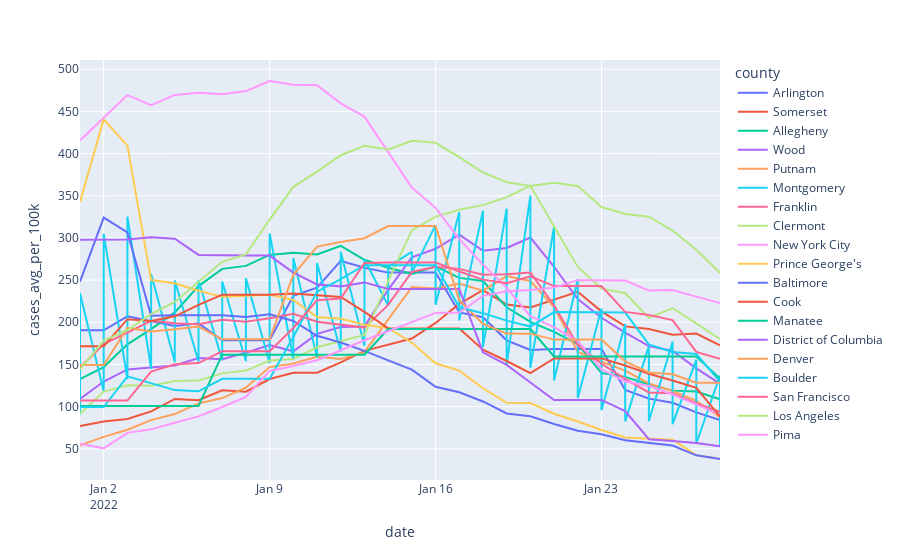

The cell this chart's notebook holds for it:
### Code cell
px.line(
    df_2022_counties, x=df_2022_counties.index, y="cases_avg_per_100k", color="county"
)

### Figure 1 — Plotly figure (JSON) as saved in the notebook; plotly's stock layout.template omitted (floating-point values rounded to 4 significant figures)
{"data": [{"hovertemplate": "county=Arlington<br>date=%{x}<br>cases_avg_per_100k=%{y}<extra></extra>", "legendgroup": "Arlington", "line": {"color": "#636efa", "dash": "solid"}, "marker": {"symbol": "circle"}, "mode": "lines", "name": "Arlington", "orientation": "v", "showlegend": true, "type": "scatter", "x": ["2022-01-01", "2022-01-02", "2022-01-03", "2022-01-04", "2022-01-05", "2022-01-06", "2022-01-07", "2022-01-08", "2022-01-09", "2022-01-10", "2022-01-11", "2022-01-12", "2022-01-13", "2022-01-14", "2022-01-15", "2022-01-16", "2022-01-17", "2022-01-18", "2022-01-19", "2022-01-20", "2022-01-21", "2022-01-22", "2022-01-23", "2022-01-24", "2022-01-25", "2022-01-26", "2022-01-27", "2022-01-28"], "xaxis": "x", "y": [190.4, 190.4, 207.1, 201.0, 195.6, 198.8, 178.6, 178.6, 178.6, 231.3, 241.1, 272.8, 264.7, 258.9, 258.9, 258.9, 211.7, 205.9, 178.6, 167.2, 168.3, 168.3, 168.3, 119.7, 109.4, 104.5, 93.13, 84.14], "yaxis": "y"}, {"hovertemplate": "county=Somerset<br>date=%{x}<br>cases_avg_per_100k=%{y}<extra></extra>", "legendgroup": "Somerset", "line": {"color": "#EF553B", "dash": "solid"}, "marker": {"symbol": "circle"}, "mode": "lines", "name": "Somerset", "orientation": "v", "showlegend": true, "type": "scatter", "x": ["2022-01-01", "2022-01-02", "2022-01-03", "2022-01-04", "2022-01-05", "2022-01-06", "2022-01-07", "2022-01-08", "2022-01-09", "2022-01-10", "2022-01-11", "2022-01-12", "2022-01-13", "2022-01-14", "2022-01-15", "2022-01-16", "2022-01-17", "2022-01-18", "2022-01-19", "2022-01-20", "2022-01-21", "2022-01-22", "2022-01-23", "2022-01-24", "2022-01-25", "2022-01-26", "2022-01-27", "2022-01-28"], "xaxis": "x", "y": [76.83, 82.28, 85.39, 94.33, 109.1, 107.6, 119.2, 117.7, 132.7, 140.2, 140.2, 152.5, 166.1, 173.5, 180.7, 199.2, 221.7, 238.1, 221.0, 217.5, 226.4, 236.1, 213.0, 195.1, 192.0, 185.2, 186.5, 172.7], "yaxis": "y"}, {"hovertemplate": "county=Allegheny<br>date=%{x}<br>cases_avg_per_100k=%{y}<extra></extra>", "legendgroup": "Allegheny", "line": {"color": "#00cc96", "dash": "solid"}, "marker": {"symbol": "circle"}, "mode": "lines", "name": "Allegheny", "orientation": "v", "showlegend": true, "type": "scatter", "x": ["2022-01-01", "2022-01-02", "2022-01-03", "2022-01-04", "2022-01-05", "2022-01-06", "2022-01-07", "2022-01-08", "2022-01-09", "2022-01-10", "2022-01-11", "2022-01-12", "2022-01-13", "2022-01-14", "2022-01-15", "2022-01-16", "2022-01-17", "2022-01-18", "2022-01-19", "2022-01-20", "2022-01-21", "2022-01-22", "2022-01-23", "2022-01-24", "2022-01-25", "2022-01-26", "2022-01-27", "2022-01-28"], "xaxis": "x", "y": [132.6, 146.9, 173.8, 191.8, 211.7, 242.9, 263.3, 266.8, 279.9, 282.3, 280.4, 290.6, 274.1, 264.6, 257.2, 266.3, 252.6, 248.9, 217.7, 200.5, 188.7, 174.2, 139.8, 135.2, 126.2, 118.9, 117.8, 108.6], "yaxis": "y"}, {"hovertemplate": "county=Wood<br>date=%{x}<br>cases_avg_per_100k=%{y}<extra></extra>", "legendgroup": "Wood", "line": {"color": "#ab63fa", "dash": "solid"}, "marker": {"symbol": "circle"}, "mode": "lines", "name": "Wood", "orientation": "v", "showlegend": true, "type": "scatter", "x": ["2022-01-01", "2022-01-02", "2022-01-03", "2022-01-04", "2022-01-05", "2022-01-06", "2022-01-07", "2022-01-08", "2022-01-09", "2022-01-10", "2022-01-11", "2022-01-12", "2022-01-13", "2022-01-14", "2022-01-15", "2022-01-16", "2022-01-17", "2022-01-18", "2022-01-19", "2022-01-20", "2022-01-21", "2022-01-22", "2022-01-23", "2022-01-24", "2022-01-25", "2022-01-26", "2022-01-27", "2022-01-28"], "xaxis": "x", "y": [109.1, 129.7, 144.0, 146.8, 148.7, 157.7, 156.1, 163.8, 172.9, 165.6, 186.2, 194.3, 194.9, 238.5, 276.9, 287.1, 303.9, 284.9, 288.1, 300.4, 265.8, 227.6, 205.3, 187.7, 171.8, 166.0, 145.3, 127.2], "yaxis": "y"}, {"hovertemplate": "county=Putnam<br>date=%{x}<br>cases_avg_per_100k=%{y}<extra></extra>", "legendgroup": "Putnam", "line": {"color": "#FFA15A", "dash": "solid"}, "marker": {"symbol": "circle"}, "mode": "lines", "name": "Putnam", "orientation": "v", "showlegend": true, "type": "scatter", "x": ["2022-01-01", "2022-01-02", "2022-01-03", "2022-01-04", "2022-01-05", "2022-01-06", "2022-01-07", "2022-01-08", "2022-01-09", "2022-01-10", "2022-01-11", "2022-01-12", "2022-01-13", "2022-01-14", "2022-01-15", "2022-01-16", "2022-01-17", "2022-01-18", "2022-01-19", "2022-01-20", "2022-01-21", "2022-01-22", "2022-01-23", "2022-01-24", "2022-01-25", "2022-01-26", "2022-01-27", "2022-01-28"], "xaxis": "x", "y": [54, 64.13, 72.57, 83.96, 91.13, 103.8, 110.1, 122.6, 146.8, 151.0, 159.1, 156.5, 164.5, 203.3, 241.7, 240.1, 246.0, 237.5, 254.8, 248.9, 218.1, 165.0, 153.2, 142.6, 127.4, 118.5, 106.7, 87.33], "yaxis": "y"}, {"hovertemplate": "county=Montgomery<br>date=%{x}<br>cases_avg_per_100k=%{y}<extra></extra>", "legendgroup": "Montgomery", "line": {"color": "#19d3f3", "dash": "solid"}, "marker": {"symbol": "circle"}, "mode": "lines", "name": "Montgomery", "orientation": "v", "showlegend": true, "type": "scatter", "x": ["2022-01-01", "2022-01-01", "2022-01-02", "2022-01-02", "2022-01-03", "2022-01-03", "2022-01-04", "2022-01-04", "2022-01-05", "2022-01-05", "2022-01-06", "2022-01-06", "2022-01-07", "2022-01-07", "2022-01-08", "2022-01-08", "2022-01-09", "2022-01-09", "2022-01-10", "2022-01-10", "2022-01-11", "2022-01-11", "2022-01-12", "2022-01-12", "2022-01-13", "2022-01-13", "2022-01-14", "2022-01-14", "2022-01-15", "2022-01-15", "2022-01-16", "2022-01-16", "2022-01-17", "2022-01-17", "2022-01-18", "2022-01-18", "2022-01-19", "2022-01-19", "2022-01-20", "2022-01-20", "2022-01-21", "2022-01-21", "2022-01-22", "2022-01-22", "2022-01-23", "2022-01-23", "2022-01-24", "2022-01-24", "2022-01-25", "2022-01-25", "2022-01-26", "2022-01-26", "2022-01-27", "2022-01-27", "2022-01-28", "2022-01-28"], "xaxis": "x", "y": [90.12, 234.5, 118.2, 304.9, 132.5, 325.3, 144.9, 257.2, 152.8, 249.5, 153.6, 250.2, 154.8, 248.3, 153.8, 252.1, 151.8, 305.4, 156.1, 276.1, 158.3, 270.3, 165.0, 283.5, 172.2, 274.6, 219.7, 265.9, 283.4, 258.6, 315.2, 220.6, 330.9, 202.3, 332.4, 170.6, 334.7, 150, 350.3, 146.1, 313.4, 131, 251.1, 110.2, 216.4, 95.57, 197.8, 82.5, 171.7, 82.84, 176.8, 79.13, 155.6, 56.19, 136.9, 52.37], "yaxis": "y"}, {"hovertemplate": "county=Franklin<br>date=%{x}<br>cases_avg_per_100k=%{y}<extra></extra>", "legendgroup": "Franklin", "line": {"color": "#FF6692", "dash": "solid"}, "marker": {"symbol": "circle"}, "mode": "lines", "name": "Franklin", "orientation": "v", "showlegend": true, "type": "scatter", "x": ["2022-01-01", "2022-01-02", "2022-01-03", "2022-01-04", "2022-01-05", "2022-01-06", "2022-01-07", "2022-01-08", "2022-01-09", "2022-01-10", "2022-01-11", "2022-01-12", "2022-01-13", "2022-01-14", "2022-01-15", "2022-01-16", "2022-01-17", "2022-01-18", "2022-01-19", "2022-01-20", "2022-01-21", "2022-01-22", "2022-01-23", "2022-01-24", "2022-01-25", "2022-01-26", "2022-01-27", "2022-01-28"], "xaxis": "x", "y": [146.4, 174.2, 187.7, 201.8, 198.9, 197.7, 202.9, 200.6, 204.8, 210.1, 200.6, 197.2, 193.7, 220.6, 259.6, 265.9, 263.3, 256.2, 257.0, 258.9, 219.9, 172.9, 150.8, 132.9, 116.8, 115.8, 103.7, 93.89], "yaxis": "y"}, {"hovertemplate": "county=Clermont<br>date=%{x}<br>cases_avg_per_100k=%{y}<extra></extra>", "legendgroup": "Clermont", "line": {"color": "#B6E880", "dash": "solid"}, "marker": {"symbol": "circle"}, "mode": "lines", "name": "Clermont", "orientation": "v", "showlegend": true, "type": "scatter", "x": ["2022-01-01", "2022-01-02", "2022-01-03", "2022-01-04", "2022-01-05", "2022-01-06", "2022-01-07", "2022-01-08", "2022-01-09", "2022-01-10", "2022-01-11", "2022-01-12", "2022-01-13", "2022-01-14", "2022-01-15", "2022-01-16", "2022-01-17", "2022-01-18", "2022-01-19", "2022-01-20", "2022-01-21", "2022-01-22", "2022-01-23", "2022-01-24", "2022-01-25", "2022-01-26", "2022-01-27", "2022-01-28"], "xaxis": "x", "y": [91.63, 117.8, 125.4, 124.8, 130.4, 130.9, 139.4, 142.7, 154.6, 156.5, 170.4, 178.1, 185.0, 248.9, 309, 325.3, 333.5, 338.9, 348.3, 361.9, 314.3, 265.6, 240, 234.4, 205.2, 216.9, 198.7, 179.9], "yaxis": "y"}, {"hovertemplate": "county=New York City<br>date=%{x}<br>cases_avg_per_100k=%{y}<extra></extra>", "legendgroup": "New York City", "line": {"color": "#FF97FF", "dash": "solid"}, "marker": {"symbol": "circle"}, "mode": "lines", "name": "New York City", "orientation": "v", "showlegend": true, "type": "scatter", "x": ["2022-01-01", "2022-01-02", "2022-01-03", "2022-01-04", "2022-01-05", "2022-01-06", "2022-01-07", "2022-01-08", "2022-01-09", "2022-01-10", "2022-01-11", "2022-01-12", "2022-01-13", "2022-01-14", "2022-01-15", "2022-01-16", "2022-01-17", "2022-01-18", "2022-01-19", "2022-01-20", "2022-01-21", "2022-01-22", "2022-01-23", "2022-01-24", "2022-01-25", "2022-01-26", "2022-01-27", "2022-01-28"], "xaxis": "x", "y": [415.6, 442.1, 469.4, 457.4, 469.6, 472.2, 470.3, 474.1, 486.1, 481.6, 481.2, 459.5, 443.9, 401.9, 359.8, 335.7, 298.7, 268.3, 240.9, 207.1, 194.2, 177.7, 144.1, 129.7, 124.5, 114.5, 102.2, 90.58], "yaxis": "y"}, {"hovertemplate": "county=Prince George's<br>date=%{x}<br>cases_avg_per_100k=%{y}<extra></extra>", "legendgroup": "Prince George's", "line": {"color": "#FECB52", "dash": "solid"}, "marker": {"symbol": "circle"}, "mode": "lines", "name": "Prince George's", "orientation": "v", "showlegend": true, "type": "scatter", "x": ["2022-01-01", "2022-01-02", "2022-01-03", "2022-01-04", "2022-01-05", "2022-01-06", "2022-01-07", "2022-01-08", "2022-01-09", "2022-01-10", "2022-01-11", "2022-01-12", "2022-01-13", "2022-01-14", "2022-01-15", "2022-01-16", "2022-01-17", "2022-01-18", "2022-01-19", "2022-01-20", "2022-01-21", "2022-01-22", "2022-01-23", "2022-01-24", "2022-01-25", "2022-01-26", "2022-01-27", "2022-01-28"], "xaxis": "x", "y": [342.8, 440.5, 409.5, 250, 246.3, 237.4, 230.1, 231.3, 232.6, 226.6, 206.3, 204.1, 197.0, 193.2, 175.8, 151.4, 142.7, 121.8, 104.5, 104.1, 91.54, 82.31, 72.22, 63.45, 62.57, 60.81, 42.34, 38.05], "yaxis": "y"}, {"hovertemplate": "county=Baltimore<br>date=%{x}<br>cases_avg_per_100k=%{y}<extra></extra>", "legendgroup": "Baltimore", "line": {"color": "#636efa", "dash": "solid"}, "marker": {"symbol": "circle"}, "mode": "lines", "name": "Baltimore", "orientation": "v", "showlegend": true, "type": "scatter", "x": ["2022-01-01", "2022-01-02", "2022-01-03", "2022-01-04", "2022-01-05", "2022-01-06", "2022-01-07", "2022-01-08", "2022-01-09", "2022-01-10", "2022-01-11", "2022-01-12", "2022-01-13", "2022-01-14", "2022-01-15", "2022-01-16", "2022-01-17", "2022-01-18", "2022-01-19", "2022-01-20", "2022-01-21", "2022-01-22", "2022-01-23", "2022-01-24", "2022-01-25", "2022-01-26", "2022-01-27", "2022-01-28"], "xaxis": "x", "y": [248.2, 324.1, 306.6, 207.8, 208.4, 208.0, 208.3, 206.1, 209.4, 201.6, 184.0, 175.9, 166.1, 154.8, 143.9, 123.5, 117, 106.1, 91.89, 88.51, 79.39, 71.28, 67.22, 60.04, 57.34, 53.84, 42.18, 37.85], "yaxis": "y"}, {"hovertemplate": "county=Cook<br>date=%{x}<br>cases_avg_per_100k=%{y}<extra></extra>", "legendgroup": "Cook", "line": {"color": "#EF553B", "dash": "solid"}, "marker": {"symbol": "circle"}, "mode": "lines", "name": "Cook", "orientation": "v", "showlegend": true, "type": "scatter", "x": ["2022-01-01", "2022-01-02", "2022-01-03", "2022-01-04", "2022-01-05", "2022-01-06", "2022-01-07", "2022-01-08", "2022-01-09", "2022-01-10", "2022-01-11", "2022-01-12", "2022-01-13", "2022-01-14", "2022-01-15", "2022-01-16", "2022-01-17", "2022-01-18", "2022-01-19", "2022-01-20", "2022-01-21", "2022-01-22", "2022-01-23", "2022-01-24", "2022-01-25", "2022-01-26", "2022-01-27", "2022-01-28"], "xaxis": "x", "y": [171.6, 171.6, 203.7, 201.6, 207.0, 220.6, 232.8, 232.8, 232.8, 234.2, 232.5, 230.1, 212.4, 192.7, 192.7, 192.7, 192.7, 167.4, 154.1, 139.6, 157.1, 157.1, 157.1, 148.6, 138.9, 130.9, 122.3, 88.31], "yaxis": "y"}, {"hovertemplate": "county=Manatee<br>date=%{x}<br>cases_avg_per_100k=%{y}<extra></extra>", "legendgroup": "Manatee", "line": {"color": "#00cc96", "dash": "solid"}, "marker": {"symbol": "circle"}, "mode": "lines", "name": "Manatee", "orientation": "v", "showlegend": true, "type": "scatter", "x": ["2022-01-01", "2022-01-02", "2022-01-03", "2022-01-04", "2022-01-05", "2022-01-06", "2022-01-07", "2022-01-08", "2022-01-09", "2022-01-10", "2022-01-11", "2022-01-12", "2022-01-13", "2022-01-14", "2022-01-15", "2022-01-16", "2022-01-17", "2022-01-18", "2022-01-19", "2022-01-20", "2022-01-21", "2022-01-22", "2022-01-23", "2022-01-24", "2022-01-25", "2022-01-26", "2022-01-27", "2022-01-28"], "xaxis": "x", "y": [100.8, 100.8, 100.8, 100.8, 100.8, 100.8, 161.6, 161.6, 161.6, 161.6, 161.6, 161.6, 161.6, 191.9, 191.9, 191.9, 191.9, 191.9, 191.9, 191.9, 159.4, 159.4, 159.4, 159.4, 159.4, 159.4, 159.4, 133.2], "yaxis": "y"}, {"hovertemplate": "county=District of Columbia<br>date=%{x}<br>cases_avg_per_100k=%{y}<extra></extra>", "legendgroup": "District of Columbia", "line": {"color": "#ab63fa", "dash": "solid"}, "marker": {"symbol": "circle"}, "mode": "lines", "name": "District of Columbia", "orientation": "v", "showlegend": true, "type": "scatter", "x": ["2022-01-01", "2022-01-02", "2022-01-03", "2022-01-04", "2022-01-05", "2022-01-06", "2022-01-07", "2022-01-08", "2022-01-09", "2022-01-10", "2022-01-11", "2022-01-12", "2022-01-13", "2022-01-14", "2022-01-15", "2022-01-16", "2022-01-17", "2022-01-18", "2022-01-19", "2022-01-20", "2022-01-21", "2022-01-22", "2022-01-23", "2022-01-24", "2022-01-25", "2022-01-26", "2022-01-27", "2022-01-28"], "xaxis": "x", "y": [298.0, 298.0, 298, 300.8, 299.1, 279.9, 279.0, 279.0, 279.0, 258.9, 244.8, 242.6, 247.3, 239.5, 239.5, 239.5, 239.5, 164.4, 149.5, 128.5, 107.9, 107.9, 107.9, 94.64, 61.37, 59.13, 56.76, 52.97], "yaxis": "y"}, {"hovertemplate": "county=Denver<br>date=%{x}<br>cases_avg_per_100k=%{y}<extra></extra>", "legendgroup": "Denver", "line": {"color": "#FFA15A", "dash": "solid"}, "marker": {"symbol": "circle"}, "mode": "lines", "name": "Denver", "orientation": "v", "showlegend": true, "type": "scatter", "x": ["2022-01-01", "2022-01-02", "2022-01-03", "2022-01-04", "2022-01-05", "2022-01-06", "2022-01-07", "2022-01-08", "2022-01-09", "2022-01-10", "2022-01-11", "2022-01-12", "2022-01-13", "2022-01-14", "2022-01-15", "2022-01-16", "2022-01-17", "2022-01-18", "2022-01-19", "2022-01-20", "2022-01-21", "2022-01-22", "2022-01-23", "2022-01-24", "2022-01-25", "2022-01-26", "2022-01-27", "2022-01-28"], "xaxis": "x", "y": [149.4, 149.4, 193.5, 189.1, 191.6, 194.9, 179.7, 179.7, 179.7, 256.3, 289.7, 295.1, 299.7, 314.2, 314.2, 314.2, 226.1, 198.1, 186.6, 186.5, 179.4, 179.4, 179.4, 153.5, 140.4, 138.3, 128.2, 128.2], "yaxis": "y"}, {"hovertemplate": "county=Boulder<br>date=%{x}<br>cases_avg_per_100k=%{y}<extra></extra>", "legendgroup": "Boulder", "line": {"color": "#19d3f3", "dash": "solid"}, "marker": {"symbol": "circle"}, "mode": "lines", "name": "Boulder", "orientation": "v", "showlegend": true, "type": "scatter", "x": ["2022-01-01", "2022-01-02", "2022-01-03", "2022-01-04", "2022-01-05", "2022-01-06", "2022-01-07", "2022-01-08", "2022-01-09", "2022-01-10", "2022-01-11", "2022-01-12", "2022-01-13", "2022-01-14", "2022-01-15", "2022-01-16", "2022-01-17", "2022-01-18", "2022-01-19", "2022-01-20", "2022-01-21", "2022-01-22", "2022-01-23", "2022-01-24", "2022-01-25", "2022-01-26", "2022-01-27", "2022-01-28"], "xaxis": "x", "y": [99.48, 99.48, 135.9, 127.8, 119.6, 118.2, 133.0, 133.0, 133.0, 182.5, 236.3, 251.1, 267.7, 267.7, 267.7, 267.7, 217.8, 210.8, 201.9, 194.9, 212.1, 212.1, 212.1, 211.4, 173.7, 164.7, 162.3, 129.7], "yaxis": "y"}, {"hovertemplate": "county=San Francisco<br>date=%{x}<br>cases_avg_per_100k=%{y}<extra></extra>", "legendgroup": "San Francisco", "line": {"color": "#FF6692", "dash": "solid"}, "marker": {"symbol": "circle"}, "mode": "lines", "name": "San Francisco", "orientation": "v", "showlegend": true, "type": "scatter", "x": ["2022-01-01", "2022-01-02", "2022-01-03", "2022-01-04", "2022-01-05", "2022-01-06", "2022-01-07", "2022-01-08", "2022-01-09", "2022-01-10", "2022-01-11", "2022-01-12", "2022-01-13", "2022-01-14", "2022-01-15", "2022-01-16", "2022-01-17", "2022-01-18", "2022-01-19", "2022-01-20", "2022-01-21", "2022-01-22", "2022-01-23", "2022-01-24", "2022-01-25", "2022-01-26", "2022-01-27", "2022-01-28"], "xaxis": "x", "y": [107.1, 107.1, 107.1, 141.6, 150.1, 151.6, 165.7, 165.7, 165.7, 193.2, 226.2, 228.1, 270.2, 271, 271, 271, 260.2, 250.6, 246.4, 254.5, 242.9, 242.9, 242.9, 212.3, 208.7, 202.6, 164.8, 156.8], "yaxis": "y"}, {"hovertemplate": "county=Los Angeles<br>date=%{x}<br>cases_avg_per_100k=%{y}<extra></extra>", "legendgroup": "Los Angeles", "line": {"color": "#B6E880", "dash": "solid"}, "marker": {"symbol": "circle"}, "mode": "lines", "name": "Los Angeles", "orientation": "v", "showlegend": true, "type": "scatter", "x": ["2022-01-01", "2022-01-02", "2022-01-03", "2022-01-04", "2022-01-05", "2022-01-06", "2022-01-07", "2022-01-08", "2022-01-09", "2022-01-10", "2022-01-11", "2022-01-12", "2022-01-13", "2022-01-14", "2022-01-15", "2022-01-16", "2022-01-17", "2022-01-18", "2022-01-19", "2022-01-20", "2022-01-21", "2022-01-22", "2022-01-23", "2022-01-24", "2022-01-25", "2022-01-26", "2022-01-27", "2022-01-28"], "xaxis": "x", "y": [144.2, 178.2, 190.8, 209.6, 224.1, 248.1, 271.7, 280.5, 321.8, 360.6, 378.6, 398.1, 409.3, 404.8, 415.2, 412.8, 395.7, 377.6, 366.1, 361.7, 365.3, 361.6, 336.7, 328.3, 325.2, 308.7, 286.1, 258.5], "yaxis": "y"}, {"hovertemplate": "county=Pima<br>date=%{x}<br>cases_avg_per_100k=%{y}<extra></extra>", "legendgroup": "Pima", "line": {"color": "#FF97FF", "dash": "solid"}, "marker": {"symbol": "circle"}, "mode": "lines", "name": "Pima", "orientation": "v", "showlegend": true, "type": "scatter", "x": ["2022-01-01", "2022-01-02", "2022-01-03", "2022-01-04", "2022-01-05", "2022-01-06", "2022-01-07", "2022-01-08", "2022-01-09", "2022-01-10", "2022-01-11", "2022-01-12", "2022-01-13", "2022-01-14", "2022-01-15", "2022-01-16", "2022-01-17", "2022-01-18", "2022-01-19", "2022-01-20", "2022-01-21", "2022-01-22", "2022-01-23", "2022-01-24", "2022-01-25", "2022-01-26", "2022-01-27", "2022-01-28"], "xaxis": "x", "y": [55.85, 50.48, 68.82, 73.01, 80.77, 88.37, 99.5, 111.5, 142.3, 148.2, 155.0, 166.9, 178.6, 189.4, 200.5, 211.1, 211.6, 231.3, 236.8, 238.4, 241.1, 249.9, 249.7, 249.5, 237.6, 238.2, 230.4, 222.8], "yaxis": "y"}], "layout": {"legend": {"title": {"text": "county"}, "tracegroupgap": 0}, "margin": {"t": 60}, "xaxis": {"anchor": "y", "domain": [0, 1], "title": {"text": "date"}}, "yaxis": {"anchor": "x", "domain": [0, 1], "title": {"text": "cases_avg_per_100k"}}}}
